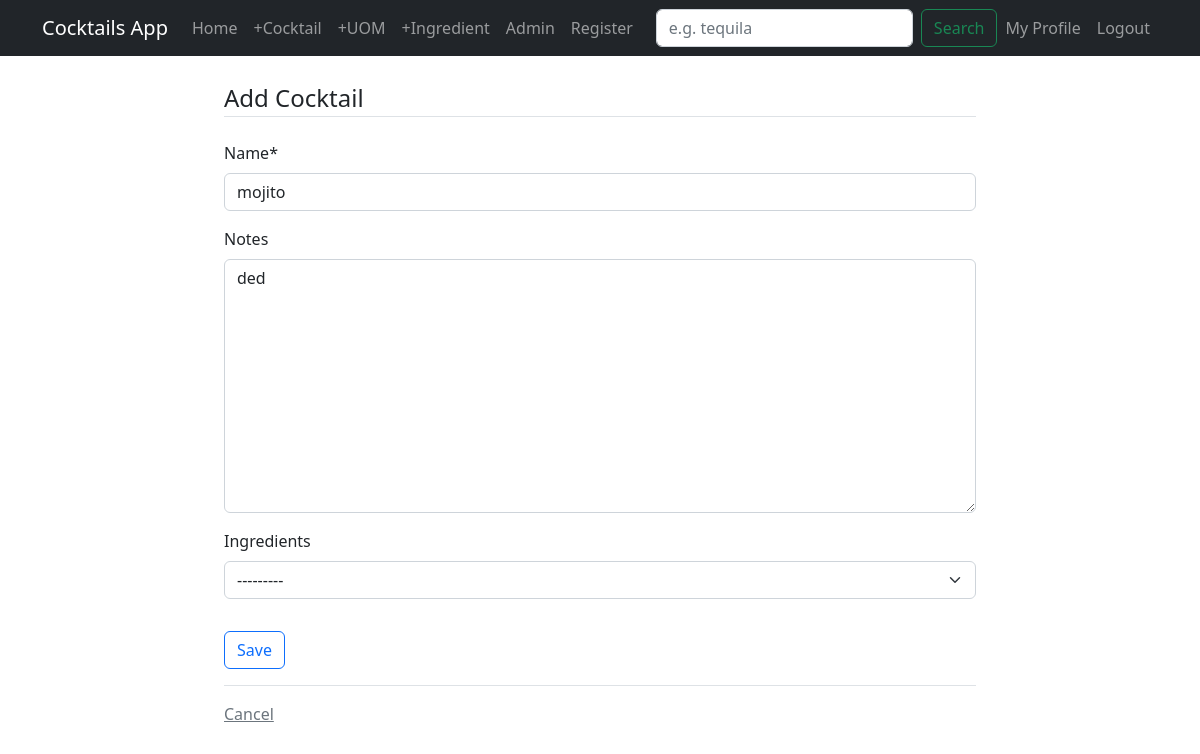
Screenshot of /cocktail/4/update (signed in) with the database file from the repository.
### cocktails/models.py (models this page shows, shortened)
class Cocktail(models.Model):
  name = models.CharField(max_length=100, unique=True)
  slug = models.SlugField(blank=True, null=True)
  notes = models.TextField(blank=True)
  uom = models.ForeignKey(UOM, on_delete=models.SET_NULL, blank=True, null=True)
  quantity = models.ForeignKey(Quantity, on_delete=models.SET_NULL, blank=True, null=True)
  ingredients = models.ForeignKey(Ingredient, on_delete=models.SET_NULL, blank=True, null=True)
  author = models.ForeignKey(User, on_delete=models.CASCADE)

class Ingredient(models.Model):
  name = models.TextField(unique=True)
  alcohol_content = models.DecimalField(max_digits=3, decimal_places=0, validators=PERCENTAGE_VALIDATOR, blank=False)
  def __str__(self):
    return self.name

### cocktails/views.py (the view, shortened to what this page needs)
# urls.py: path('cocktail/<int:pk>/update', views.CocktailUpdateView.as_view(), name="cocktails-update"),
class CocktailUpdateView(LoginRequiredMixin, UserPassesTestMixin, UpdateView):
  model = models.Cocktail
  fields = ['name', 'notes', 'ingredients', 'alcohol_content']
  def test_func(self):
    cocktail = self.get_object()
    return self.request.user == cocktail.author

### cocktails/templates/cocktails/cocktail_form.html (shortened to what this page needs)
{% extends "cocktails/base.html" %}
{% load crispy_forms_tags %}
{% block content %}
<div class="container">
  <form method="POST">
    <fieldset class="form-group">
      <legend class="border-bottom mb-4">Add Cocktail</legend>
      {{ form|crispy }}
    </fieldset>
    <div class="form-group py-3">
      <input class="btn btn-outline-primary" type="submit" value="Save" />
    </div>
  </form>
  <div class="border-top pt-3">
    <a class="text-muted" href="{% url 'cocktails-home' %}">Cancel</a>
  </div>
</div>
{% endblock content %}

### rows the page displays
Cocktail: name "mojito", notes "ded", ingredients "---------"
